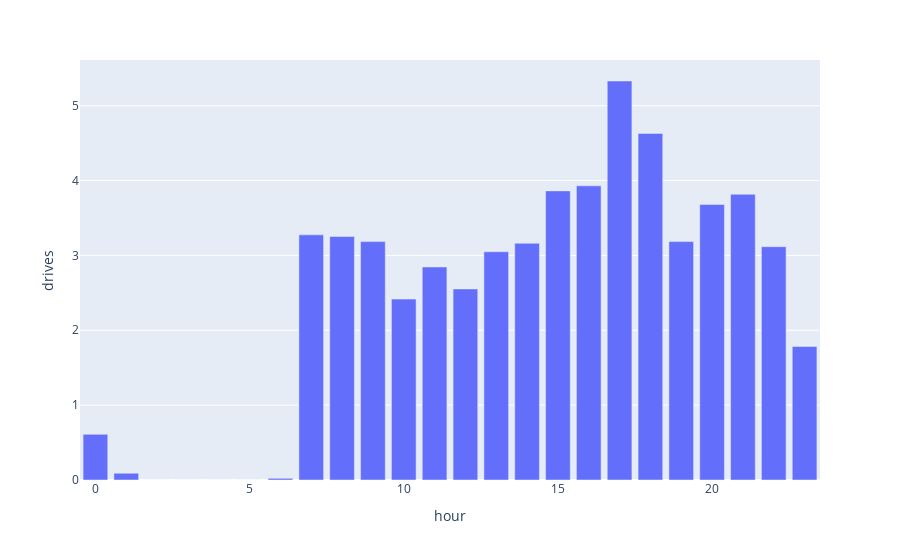
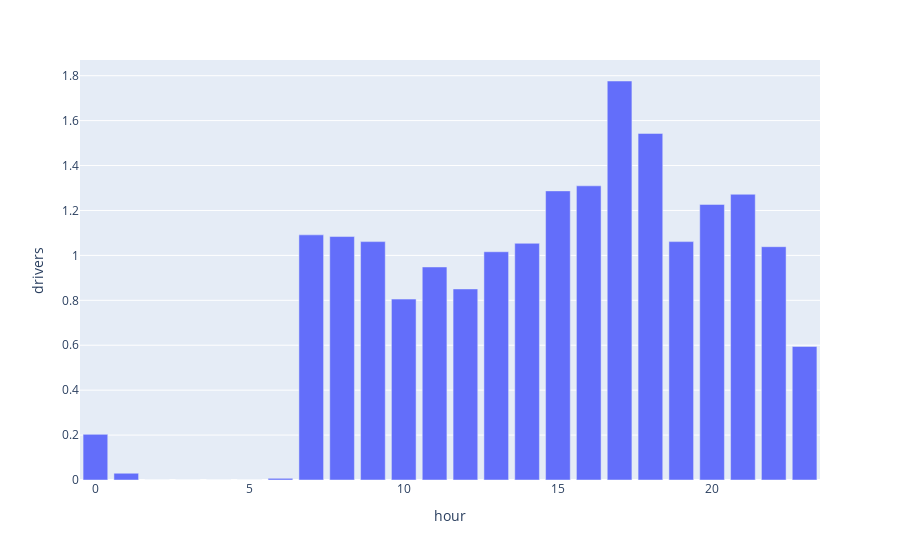

Write notebook code for charts like these, in order.
### Code cell
# Calculate needed drivers
if needed_rides_main_routes - len(cleaned_drives) > 0:
    simulated_rides_1 = simulated_rides.sample(int(needed_rides_main_routes - len(cleaned_drives)))
    total_rides = pd.concat([cleaned_drives, simulated_rides_1])
else:
    total_rides = cleaned_drives.sample(int(needed_rides_main_routes))

# For each hour and based on how many rides we need, we calculate the number of parallel drivers and thus the number of drivers needed
hours = list(range(0, 24))
numb_drivers_per_hour = []
avg_drives_per_hour = []
for i in hours:
    numb_drivers_per_hour.append(
        fa.calculate_number_drivers(total_rides, i, 0.3)[0]
    )
    avg_drives_per_hour.append(
        fa.calculate_number_drivers(total_rides, i, 0.3)[1]
    )

df_drivers_per_hour = pd.DataFrame(
    list(zip(hours, numb_drivers_per_hour)), columns=["hour", "drivers"]
)

df_drives_per_hour = pd.DataFrame(
    list(zip(hours, avg_drives_per_hour)), columns=["hour", "drives"]
)

# Show results
fig_drivers = px.bar(df_drivers_per_hour, x="hour", y="drivers")
fig_drives = px.bar(df_drives_per_hour, x="hour", y="drives")
fig_drives.show()
fig_drivers.show()

### Figure 1 — Plotly figure (JSON) as saved in the notebook; plotly's stock layout.template omitted (floating-point values rounded to 4 significant figures)
{"data": [{"alignmentgroup": "True", "hovertemplate": "hour=%{x}<br>drives=%{y}<extra></extra>", "legendgroup": "", "marker": {"color": "#636efa", "pattern": {"shape": ""}}, "name": "", "offsetgroup": "", "orientation": "v", "showlegend": false, "textposition": "auto", "type": "bar", "x": [0, 1, 2, 3, 4, 5, 6, 7, 8, 9, 10, 11, 12, 13, 14, 15, 16, 17, 18, 19, 20, 21, 22, 23], "xaxis": "x", "y": [0.6097, 0.09032, 0, 0, 0, 0, 0.02258, 3.274, 3.252, 3.184, 2.416, 2.845, 2.552, 3.048, 3.161, 3.861, 3.929, 5.329, 4.629, 3.184, 3.681, 3.816, 3.116, 1.784], "yaxis": "y"}], "layout": {"barmode": "relative", "legend": {"tracegroupgap": 0}, "margin": {"t": 60}, "xaxis": {"anchor": "y", "domain": [0, 1], "title": {"text": "hour"}}, "yaxis": {"anchor": "x", "domain": [0, 1], "title": {"text": "drives"}}}}

### Figure 2 — Plotly figure (JSON) as saved in the notebook; plotly's stock layout.template omitted (floating-point values rounded to 4 significant figures)
{"data": [{"alignmentgroup": "True", "hovertemplate": "hour=%{x}<br>drivers=%{y}<extra></extra>", "legendgroup": "", "marker": {"color": "#636efa", "pattern": {"shape": ""}}, "name": "", "offsetgroup": "", "orientation": "v", "showlegend": false, "textposition": "auto", "type": "bar", "x": [0, 1, 2, 3, 4, 5, 6, 7, 8, 9, 10, 11, 12, 13, 14, 15, 16, 17, 18, 19, 20, 21, 22, 23], "xaxis": "x", "y": [0.2032, 0.03011, 0, 0, 0, 0, 0.007527, 1.091, 1.084, 1.061, 0.8054, 0.9484, 0.8505, 1.016, 1.054, 1.287, 1.31, 1.776, 1.543, 1.061, 1.227, 1.272, 1.039, 0.5946], "yaxis": "y"}], "layout": {"barmode": "relative", "legend": {"tracegroupgap": 0}, "margin": {"t": 60}, "xaxis": {"anchor": "y", "domain": [0, 1], "title": {"text": "hour"}}, "yaxis": {"anchor": "x", "domain": [0, 1], "title": {"text": "drivers"}}}}
